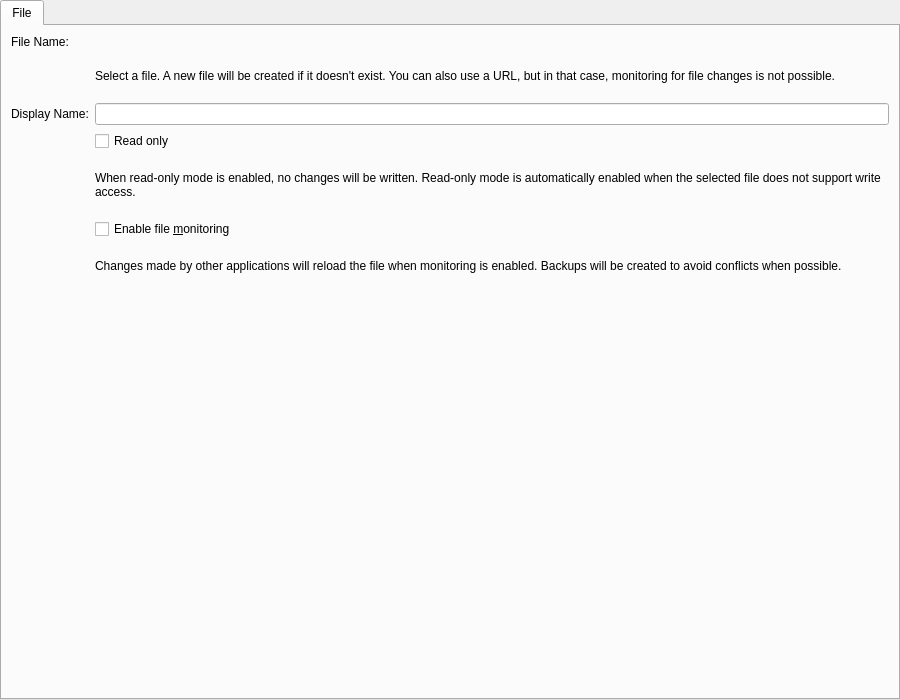
<?xml version="1.0" encoding="UTF-8"?>
<ui version="4.0">
 <class>SingleFileResourceConfigWidget</class>
 <widget class="QWidget" name="SingleFileResourceConfigWidget">
  <property name="geometry">
   <rect>
    <x>0</x>
    <y>0</y>
    <width>900</width>
    <height>700</height>
   </rect>
  </property>
  <property name="minimumSize">
   <size>
    <width>450</width>
    <height>350</height>
   </size>
  </property>
  <layout class="QGridLayout" name="gridLayout_2">
   <property name="leftMargin">
    <number>0</number>
   </property>
   <property name="topMargin">
    <number>0</number>
   </property>
   <property name="rightMargin">
    <number>0</number>
   </property>
   <property name="bottomMargin">
    <number>0</number>
   </property>
   <item row="0" column="0">
    <widget class="QTabWidget" name="tabWidget">
     <property name="currentIndex">
      <number>0</number>
     </property>
     <widget class="QWidget" name="tab">
      <attribute name="title">
       <string>File</string>
      </attribute>
      <layout class="QVBoxLayout" name="tabLayout">
       <item>
        <layout class="QFormLayout" name="formLayout">
         <item row="0" column="0">
          <widget class="QLabel" name="filenameLabel">
           <property name="text">
            <string>File Name:</string>
           </property>
           <property name="buddy">
            <cstring>kcfg_Path</cstring>
           </property>
          </widget>
         </item>
         <item row="0" column="1">
          <widget class="KUrlRequester" name="kcfg_Path"/>
         </item>
         <item row="1" column="1">
          <widget class="QLabel" name="pathLabel">
           <property name="sizePolicy">
            <sizepolicy hsizetype="Expanding" vsizetype="Preferred">
             <horstretch>0</horstretch>
             <verstretch>0</verstretch>
            </sizepolicy>
           </property>
           <property name="text">
            <string>Select a file. A new file will be created if it doesn't exist. You can also use a URL, but in that case, monitoring for file changes is not possible.</string>
           </property>
           <property name="wordWrap">
            <bool>true</bool>
           </property>
           <property name="buddy">
            <cstring>kcfg_Path</cstring>
           </property>
          </widget>
         </item>
         <item row="2" column="0">
          <widget class="QLabel" name="displayNameLabel">
           <property name="text">
            <string>Display Name:</string>
           </property>
           <property name="buddy">
            <cstring>kcfg_DisplayName</cstring>
           </property>
          </widget>
         </item>
         <item row="2" column="1">
          <widget class="QLineEdit" name="kcfg_DisplayName"/>
         </item>
         <item row="3" column="1">
          <widget class="QCheckBox" name="kcfg_ReadOnly">
           <property name="text">
            <string>Read only</string>
           </property>
          </widget>
         </item>
         <item row="4" column="1">
          <widget class="QLabel" name="readOnlyLabel">
           <property name="sizePolicy">
            <sizepolicy hsizetype="Expanding" vsizetype="Preferred">
             <horstretch>0</horstretch>
             <verstretch>0</verstretch>
            </sizepolicy>
           </property>
           <property name="visible">
            <bool>true</bool>
           </property>
           <property name="text">
            <string>When read-only mode is enabled, no changes will be written. Read-only mode is automatically enabled when the selected file does not support write access.</string>
           </property>
           <property name="wordWrap">
            <bool>true</bool>
           </property>
           <property name="buddy">
            <cstring>kcfg_ReadOnly</cstring>
           </property>
          </widget>
         </item>
         <item row="5" column="1">
          <widget class="QCheckBox" name="kcfg_MonitorFile">
           <property name="text">
            <string>Enable file &amp;monitoring</string>
           </property>
          </widget>
         </item>
         <item row="6" column="1">
          <widget class="QLabel" name="monitoringLabel">
           <property name="sizePolicy">
            <sizepolicy hsizetype="Expanding" vsizetype="Preferred">
             <horstretch>0</horstretch>
             <verstretch>0</verstretch>
            </sizepolicy>
           </property>
           <property name="text">
            <string>Changes made by other applications will reload the file when monitoring is enabled. Backups will be created to avoid conflicts when possible.</string>
           </property>
           <property name="wordWrap">
            <bool>true</bool>
           </property>
           <property name="buddy">
            <cstring>kcfg_MonitorFile</cstring>
           </property>
          </widget>
         </item>
        </layout>
       </item>
       <item>
        <widget class="KMessageWidget" name="statusLabel"/>
       </item>
       <item>
        <spacer name="verticalSpacer_2">
         <property name="orientation">
          <enum>Qt::Vertical</enum>
         </property>
         <property name="sizeHint" stdset="0">
          <size>
           <width>20</width>
           <height>138</height>
          </size>
         </property>
        </spacer>
       </item>
      </layout>
     </widget>
    </widget>
   </item>
  </layout>
 </widget>
 <customwidgets>
  <customwidget>
   <class>KUrlRequester</class>
   <extends>QWidget</extends>
   <header>kurlrequester.h</header>
  </customwidget>
  <customwidget>
   <class>KMessageWidget</class>
   <extends>QFrame</extends>
   <header>kmessagewidget.h</header>
  </customwidget>
 </customwidgets>
 <resources/>
 <connections/>
</ui>
